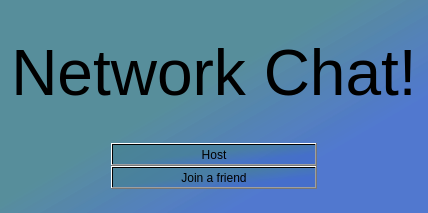
<?xml version="1.0" encoding="UTF-8"?>
<ui version="4.0">
 <class>game</class>
 <widget class="QMainWindow" name="game">
  <property name="geometry">
   <rect>
    <x>0</x>
    <y>0</y>
    <width>424</width>
    <height>213</height>
   </rect>
  </property>
  <property name="sizePolicy">
   <sizepolicy hsizetype="Minimum" vsizetype="Minimum">
    <horstretch>0</horstretch>
    <verstretch>0</verstretch>
   </sizepolicy>
  </property>
  <property name="windowTitle">
   <string>Chat!</string>
  </property>
  <property name="autoFillBackground">
   <bool>false</bool>
  </property>
  <property name="styleSheet">
   <string notr="true">background-color: qlineargradient(spread:pad, x1:0.340909, y1:0.341, x2:0.777797, y2:0.715, stop:0.221591 rgba(62, 125, 138, 125), stop:1 rgba(56, 101, 201, 127));</string>
  </property>
  <property name="documentMode">
   <bool>false</bool>
  </property>
  <widget class="QWidget" name="centralWidget">
   <property name="styleSheet">
    <string notr="true"/>
   </property>
   <layout class="QVBoxLayout" name="verticalLayout_4">
    <item>
     <widget class="QLabel" name="l_title">
      <property name="enabled">
       <bool>true</bool>
      </property>
      <property name="mouseTracking">
       <bool>true</bool>
      </property>
      <property name="styleSheet">
       <string notr="true">background-color: rgba(0,0,0,0%)</string>
      </property>
      <property name="text">
       <string>&lt;html&gt;&lt;head/&gt;&lt;body&gt;&lt;p align=&quot;center&quot;&gt;&lt;span style=&quot; font-size:48pt;&quot;&gt;Network Chat!&lt;/span&gt;&lt;/p&gt;&lt;/body&gt;&lt;/html&gt;</string>
      </property>
      <property name="textFormat">
       <enum>Qt::AutoText</enum>
      </property>
      <property name="scaledContents">
       <bool>false</bool>
      </property>
     </widget>
    </item>
    <item>
     <layout class="QHBoxLayout" name="horizontalLayout">
      <property name="spacing">
       <number>0</number>
      </property>
      <item>
       <spacer name="horizontalSpacer">
        <property name="orientation">
         <enum>Qt::Horizontal</enum>
        </property>
        <property name="sizeType">
         <enum>QSizePolicy::Fixed</enum>
        </property>
        <property name="sizeHint" stdset="0">
         <size>
          <width>100</width>
          <height>20</height>
         </size>
        </property>
       </spacer>
      </item>
      <item>
       <layout class="QVBoxLayout" name="verticalLaypit" stretch="0,0">
        <property name="spacing">
         <number>0</number>
        </property>
        <item>
         <widget class="QPushButton" name="pb_hostgame">
          <property name="text">
           <string>Host</string>
          </property>
          <attribute name="buttonGroup">
           <string notr="true">bg_mainmenu</string>
          </attribute>
         </widget>
        </item>
        <item>
         <widget class="QPushButton" name="pb_joingame">
          <property name="text">
           <string>Join a friend</string>
          </property>
          <attribute name="buttonGroup">
           <string notr="true">bg_mainmenu</string>
          </attribute>
         </widget>
        </item>
       </layout>
      </item>
      <item>
       <spacer name="horizontalSpacer_2">
        <property name="orientation">
         <enum>Qt::Horizontal</enum>
        </property>
        <property name="sizeType">
         <enum>QSizePolicy::Fixed</enum>
        </property>
        <property name="sizeHint" stdset="0">
         <size>
          <width>100</width>
          <height>20</height>
         </size>
        </property>
       </spacer>
      </item>
     </layout>
    </item>
    <item>
     <spacer name="verticalSpacer">
      <property name="orientation">
       <enum>Qt::Vertical</enum>
      </property>
      <property name="sizeType">
       <enum>QSizePolicy::Ignored</enum>
      </property>
      <property name="sizeHint" stdset="0">
       <size>
        <width>20</width>
        <height>13</height>
       </size>
      </property>
     </spacer>
    </item>
   </layout>
  </widget>
  <widget class="QMenuBar" name="menuBar">
   <property name="geometry">
    <rect>
     <x>0</x>
     <y>0</y>
     <width>424</width>
     <height>21</height>
    </rect>
   </property>
  </widget>
 </widget>
 <layoutdefault spacing="6" margin="11"/>
 <resources/>
 <connections/>
 <buttongroups>
  <buttongroup name="bg_mainmenu"/>
 </buttongroups>
</ui>
